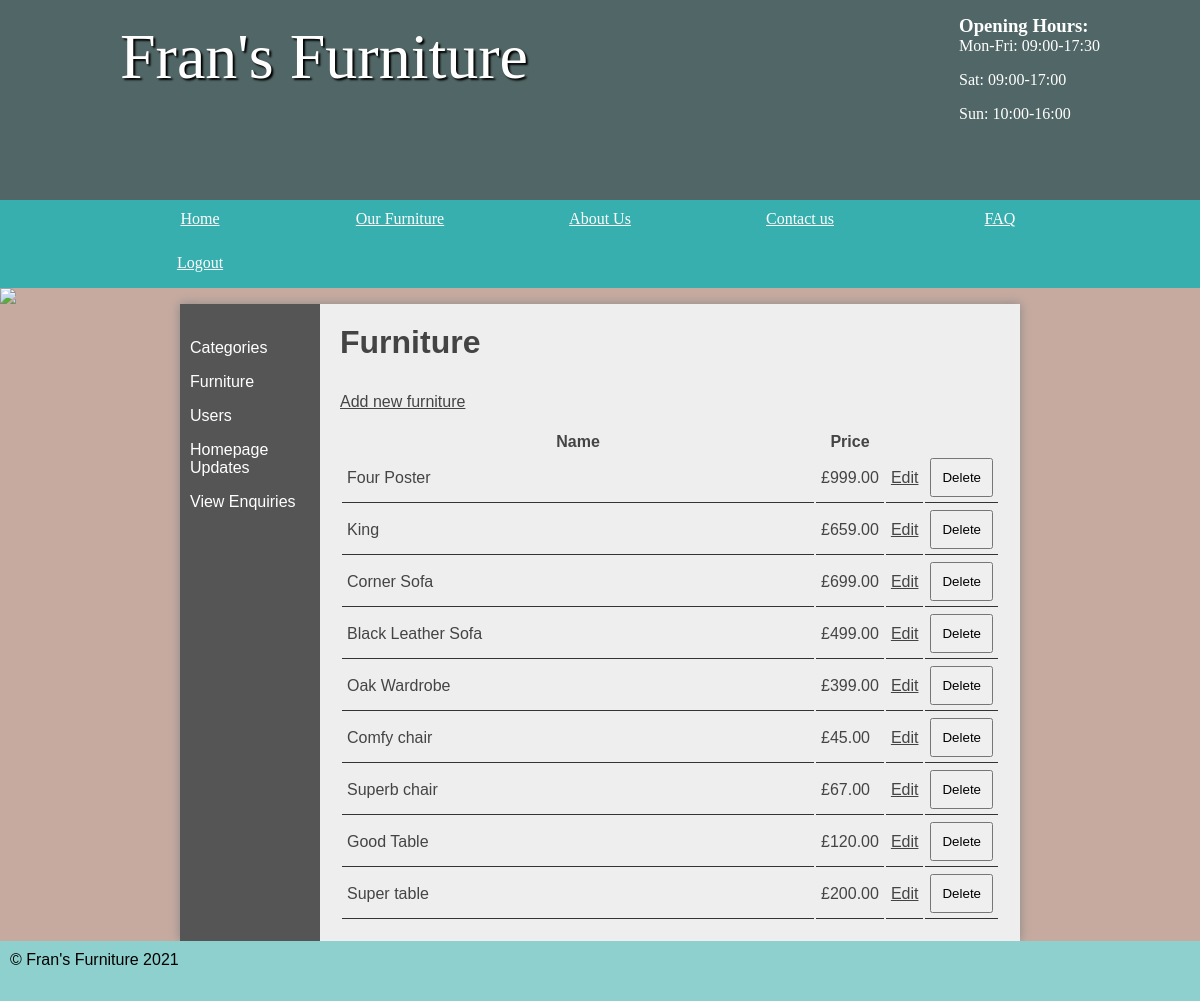
Screenshot of /furniture/public/admin/furniture.php (signed in) with the database file from the repository.
### tables this page shows
CREATE TABLE `furniture` (
  `id` int(11) NOT NULL AUTO_INCREMENT,
  `name` varchar(45) DEFAULT NULL,
  `description` varchar(2000) DEFAULT NULL,
  `price` decimal(5,2) DEFAULT NULL,
  `categoryId` int(11) DEFAULT NULL,
  `hide` int(1) DEFAULT NULL,
  `condition` int(1) DEFAULT NULL,
  PRIMARY KEY (`id`)
);

### furniture/public/admin/furniture.php (the view, shortened to what this page needs)
<?php
$pdo = new PDO('mysql:dbname=furniture;host=127.0.0.1', 'student', 'student', [PDO::ATTR_ERRMODE => PDO::ERRMODE_EXCEPTION]);
?>
<!DOCTYPE html>
<html>
	<head>
		<link rel="stylesheet" href="/styles.css"/>
	</head>
	<body>
	<header>
		<section>
			<?php include_once '../openinghours.php';?>
			<h1>Fran's Furniture</h1>
		</section>
	</header>
	<?php include_once 'loginnav.php'?>
<img src="/images/randombanner.php"/>
	<main class="admin">
	<section class="left">
	<?php include_once 'catnav.php';?>
	</section>
	<section class="right">
	<?php
if (isset($_SESSION['loggedin']) && $_SESSION['loggedin'] == true) {
    ?>
			<h2>Furniture</h2>
			<a class="new" href="addfurniture.php">Add new furniture</a>
			<?php
echo '<table>';
    echo '<thead>';
    echo '<tr>';
    echo '<th>Name</th>';
    echo '<th style="width: 10%">Price</th>';
    echo '<th style="width: 5%">&nbsp;</th>';
    echo '<th style="width: 5%">&nbsp;</th>';
    echo '</tr>';
    $furnitureQuery = $pdo->query('SELECT * FROM furniture');
    foreach ($furnitureQuery as $furniture) {
        echo '<tr>';
        echo '<td>' . $furniture['name'] . '</td>';
        echo '<td>£' . $furniture['price'] . '</td>';
        echo '<td><a style="float: right" href="editfurniture.php?id=' . $furniture['id'] . '">Edit</a></td>';
        echo '<td><form method="post" action="deletefurniture.php">
				<input type="hidden" name="id" value="' . $furniture['id'] . '" />
				<input type="submit" name="submit" value="Delete" />
				</form></td>';
        echo '</tr>';
    }
    echo '</thead>';
    echo '</table>';
}
?>
</section>
	</main>
	<?php include_once '../footer.php'?>
</body>
</html>

### furniture/public/styles.css (style rules this page uses)
* { margin: 0; padding: 0; }
html { font-family: 'Oxygen-Regular', verdana, sans-serif; }
body { background-color: #C6AAA0; }
header { background-color: #516666 ; color: white; height: 200px; }
header section { width: 1000px; display: block; margin:auto; }
header h1 { float: left; margin-left: 20px; }
body > img { width: 100%; display: block; }
header section { display: block; font-family: 'Mr Dafoe', cursive; }
header h1 { font-weight: normal; }
h1 { font-size:4em; color: white; text-align: center; padding-top: 20px; text-shadow: 2px 2px 2px #000; }
main { min-height: 75vh; background-color: #eee; width: 70vw; display: block; margin: auto; box-shadow: 0px 0px 10px #888; color:#444; }
main h2 { font-size:2em; }
p, li, h2 { margin-bottom: 1em; }
form select, form label, form input, form textarea { float: left; width: 200px; padding: 10px; margin-top: 20px; }
input[type="submit"] { clear: both; margin-left: 220px; width: 220px; }
section a { color: #444; }
table { width: 100%; margin-top: 20px; }
td { padding: 5px; border-bottom: 1px solid #333; }
.stock, .admin { display: table; }
.stock > ul, .admin .left { width: 10vw; list-style-type: none; display: table-cell; padding: 10px; background-color: #555; margin: 0; }
.stock .products, .admin .right { display: table-cell; padding: 20px; }
table td input[type="submit"] { margin: 0; float: right; width: auto; padding: auto; }
.right { padding: 20px; }

### rows the page displays
furniture: name "Four Poster", price "999.00"
furniture: name "King", price "659.00"
furniture: name "Corner Sofa", price "699.00"
furniture: name "Black Leather Sofa", price "499.00"
furniture: name "Oak Wardrobe", price "399.00"
furniture: name "Comfy chair", price "45.00"
furniture: name "Superb chair", price "67.00"
furniture: name "Good Table", price "120.00"
furniture: name "Super table", price "200.00"
